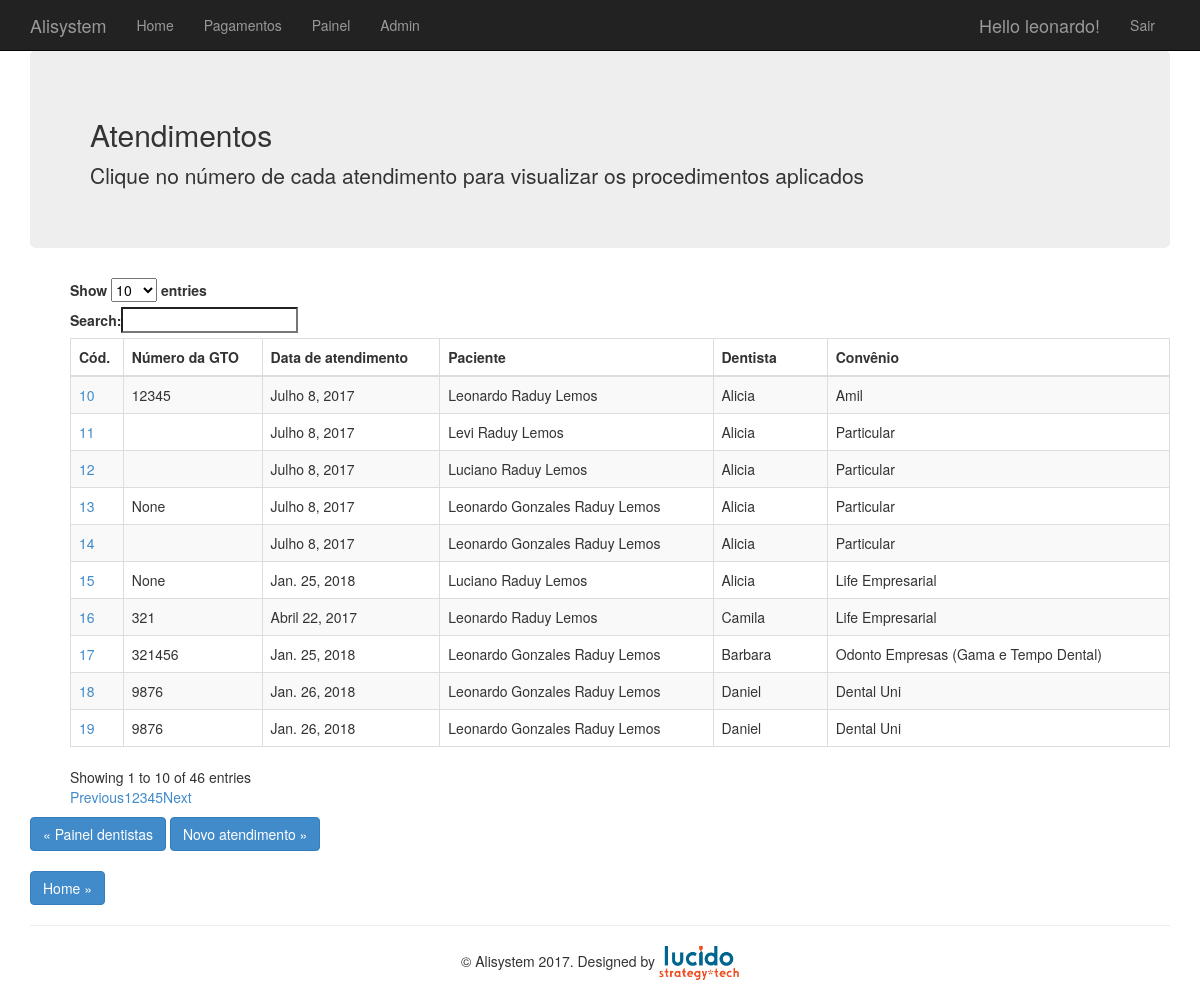
The app's page /atendimentos/ (signed in) with its own data.
### Alisystem/models.py (models this page shows, shortened)
class Atendimento(models.Model):
	dentista = models.ForeignKey(Dentista)
	paciente = models.ForeignKey(Paciente)
	convenio = models.ForeignKey(Convenio, null=True)
	forma_pagamento = models.ForeignKey(Formas_pagamento, blank=True, null=True, verbose_name = 'Forma de pagamento')
	data_atendimento = models.DateField(blank=True, null=True, verbose_name = 'Data do atendimento')
	num_GTO = models.CharField(max_length = 30, null=True, blank = True, verbose_name = 'Número da GTO')
	data_envio = models.DateField(blank=True, null=True, verbose_name = 'Data de envio')
	mes_recebimento = models.DateField(blank=True, null=True, verbose_name = 'Mês de recebimento')
	comentarios = models.CharField(max_length = 500, blank=True, verbose_name = 'Comentários')
	encaminhado_por = models.CharField(max_length = 30, blank=True, verbose_name = 'Encaminhado por', help_text='Registrar nome do dentista ou funcionário que encaminhou o paciente')
	verificado = models.BooleanField(blank=True, default=False, verbose_name = 'Atendimento verificado', help_text='Atendimento verificado pela administração do consultório')
	class Meta:
		ordering = ['-data_atendimento']

class Paciente(models.Model):
    nome_completo = models.CharField(max_length=100)
    nome_responsavel = models.CharField(max_length=100, blank = True, verbose_name = 'Nome do responsável')
    data_nascimento = models.DateField(blank = True, null = True, verbose_name = 'Data de nascimento')
    email = models.EmailField(blank = True, verbose_name = 'e-mail')
    def __str__(self):
        return self.nome_completo
    class Meta: ordering = ['nome_completo']

class Dentista(models.Model):
    nome_completo = models.CharField(max_length=100)
    num_CRO = models.CharField(max_length=100, blank = True, verbose_name = 'Número do CRO')
    email = models.EmailField(blank = True, verbose_name = 'E-mail')
    cpf = models.CharField(max_length=11, blank = True)
    banco = models.CharField(max_length=30, blank = True)
    num_agencia = models.CharField(max_length=4, blank = True, verbose_name = 'Agência número')
    num_conta = models.CharField(max_length=20, blank = True, verbose_name = 'Conta número')
    def __str__(self):
        return self.nome_completo
    class Meta: ordering = ['nome_completo']

class Convenio(models.Model):
    convenio = models.CharField(max_length=40)
    def __str__(self): # Ordenação por 'convenio'
        return self.convenio
    class Meta:	ordering = ['convenio']

### Alisystem/views.py (the view)
# urls.py: url(r'^atendimentos/$', AtendimentoList.as_view(), name='atendimentos'),
class AtendimentoList(LoginRequiredMixin, ListView):
    login_url = '/login/'
    redirect_field_name = 'redirect_to'
    model = Atendimento
    template_name = 'app/atendimento_list.html'

### Alisystem/templates/app/atendimento_list.html (shortened to what this page needs)
{% extends "app/layout.html" %}
{% block content %}
<div class="jumbotron">
    <h2>Atendimentos</h2>
    <p>Clique no número de cada atendimento para visualizar os procedimentos aplicados</p>
</div>
	<ul>
		<table id="atendimento_list" class="table table-bordered table-striped">
			<thead>
			<tr>
				<th>Cód.</th>
				<th>Número da GTO</th>
                <th>Data de atendimento</th>
				<th>Paciente</th>
				<th>Dentista</th>
				<th>Convênio</th>
			</tr>
			</thead>
			<tbody>
				{% for atendimento in object_list %}
			<tr>
				<td><a href="{{ atendimento.id }}/"> {{ atendimento.id }} </a></td>
				<td>{{ atendimento.num_GTO }}</td>
                <td>{{ atendimento.data_atendimento }}</td>
				<td>{{ atendimento.paciente }}</td>
				<td>{{ atendimento.dentista }}</td>
				<td>{{ atendimento.convenio }}</td>
			</tr>
				{% endfor %}
			</tbody>
			</table>
	</ul>
<a href="{% url 'dentistas' %}" class="btn btn-primary btn-large">&laquo; Painel dentistas</a>
<a href="{% url 'inserir_atendimentos' %}" class="btn btn-primary btn-large">Novo atendimento &raquo;</a>
<br><br>
<a href="{% url 'home' %}" class="btn btn-primary btn-large">Home &raquo;</a>
{% endblock %}
{% load staticfiles %}

### Alisystem/templates/app/loginpartial.html (shortened to what this page needs)
{% if user.is_authenticated %}
<form id="logoutForm" action="/logout" method="post" class="navbar-right">
    <ul class="nav navbar-nav navbar-right">
        <li><span class="navbar-brand">Hello {{ user.username }}!</span></li>
        <li><a href="javascript:document.getElementById('logoutForm').submit()">Sair</a></li>
    </ul>
</form>
{% else %}
<ul class="nav navbar-nav navbar-right">
    <li><a href="{% url 'login' %}">Entrar</a></li>
</ul>
{% endif %}

### records on screen
Atendimento: id "18", num_GTO "9876", data_atendimento "Jan. 26, 2018", paciente "Leonardo Gonzales Raduy Lemos", dentista "Daniel", convenio "Dental Uni"
Atendimento: id "19", num_GTO "9876", data_atendimento "Jan. 26, 2018", paciente "Leonardo Gonzales Raduy Lemos", dentista "Daniel", convenio "Dental Uni"
Atendimento: id "15", num_GTO "None", data_atendimento "Jan. 25, 2018", paciente "Luciano Raduy Lemos", dentista "Alicia", convenio "Life Empresarial"
Atendimento: id "17", num_GTO "321456", data_atendimento "Jan. 25, 2018", paciente "Leonardo Gonzales Raduy Lemos", dentista "Barbara", convenio "Odonto Empresas (Gama e Tempo Dental)"
Atendimento: id "10", num_GTO "12345", data_atendimento "Julho 8, 2017", paciente "Leonardo Raduy Lemos", dentista "Alicia", convenio "Amil"
Atendimento: id "11", data_atendimento "Julho 8, 2017", paciente "Levi Raduy Lemos", dentista "Alicia", convenio "Particular"
Atendimento: id "12", data_atendimento "Julho 8, 2017", paciente "Luciano Raduy Lemos", dentista "Alicia", convenio "Particular"
Atendimento: id "13", num_GTO "None", data_atendimento "Julho 8, 2017", paciente "Leonardo Gonzales Raduy Lemos", dentista "Alicia", convenio "Particular"
Atendimento: id "14", data_atendimento "Julho 8, 2017", paciente "Leonardo Gonzales Raduy Lemos", dentista "Alicia", convenio "Particular"
Atendimento: id "16", num_GTO "321", data_atendimento "Abril 22, 2017", paciente "Leonardo Raduy Lemos", dentista "Camila", convenio "Life Empresarial"

### other values on screen
{{ user.username }} "leonardo"
